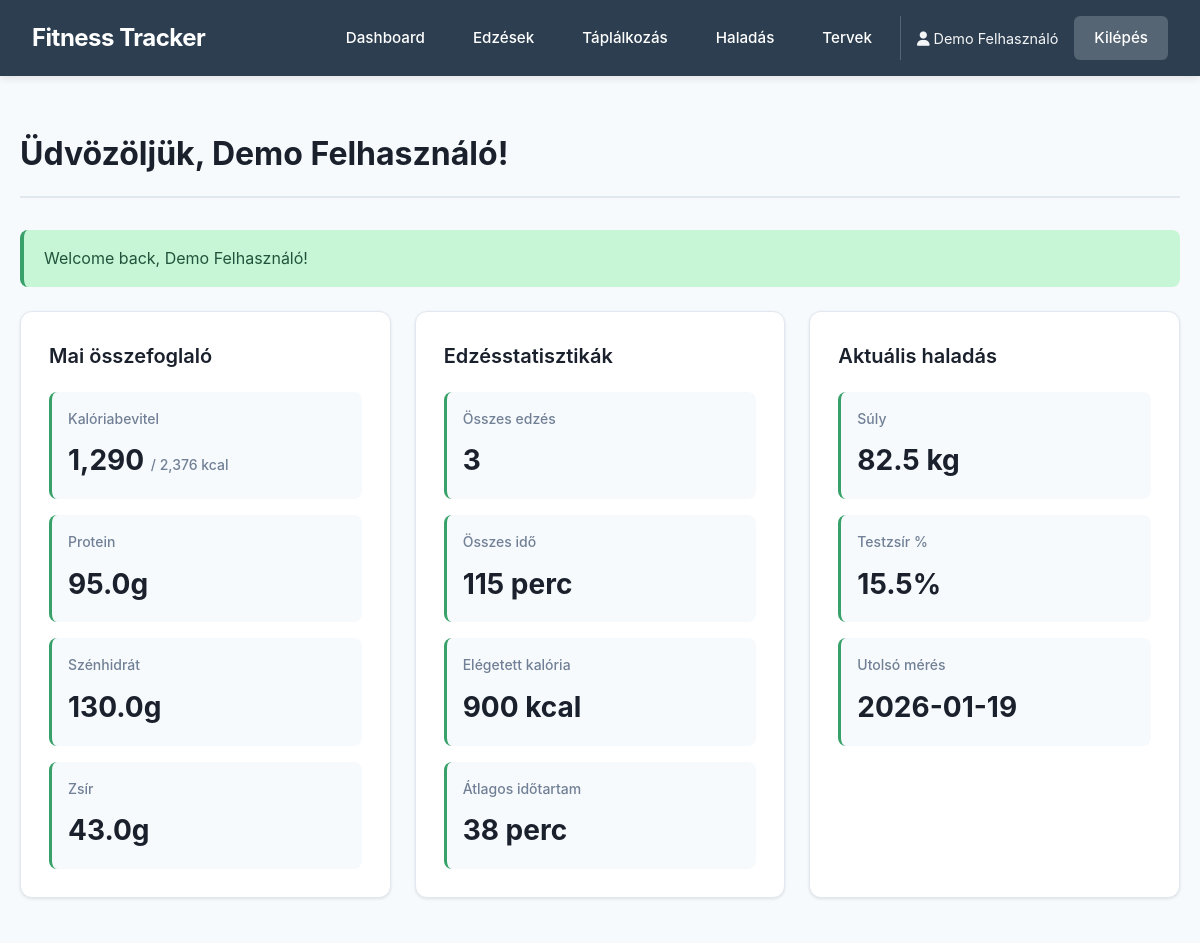
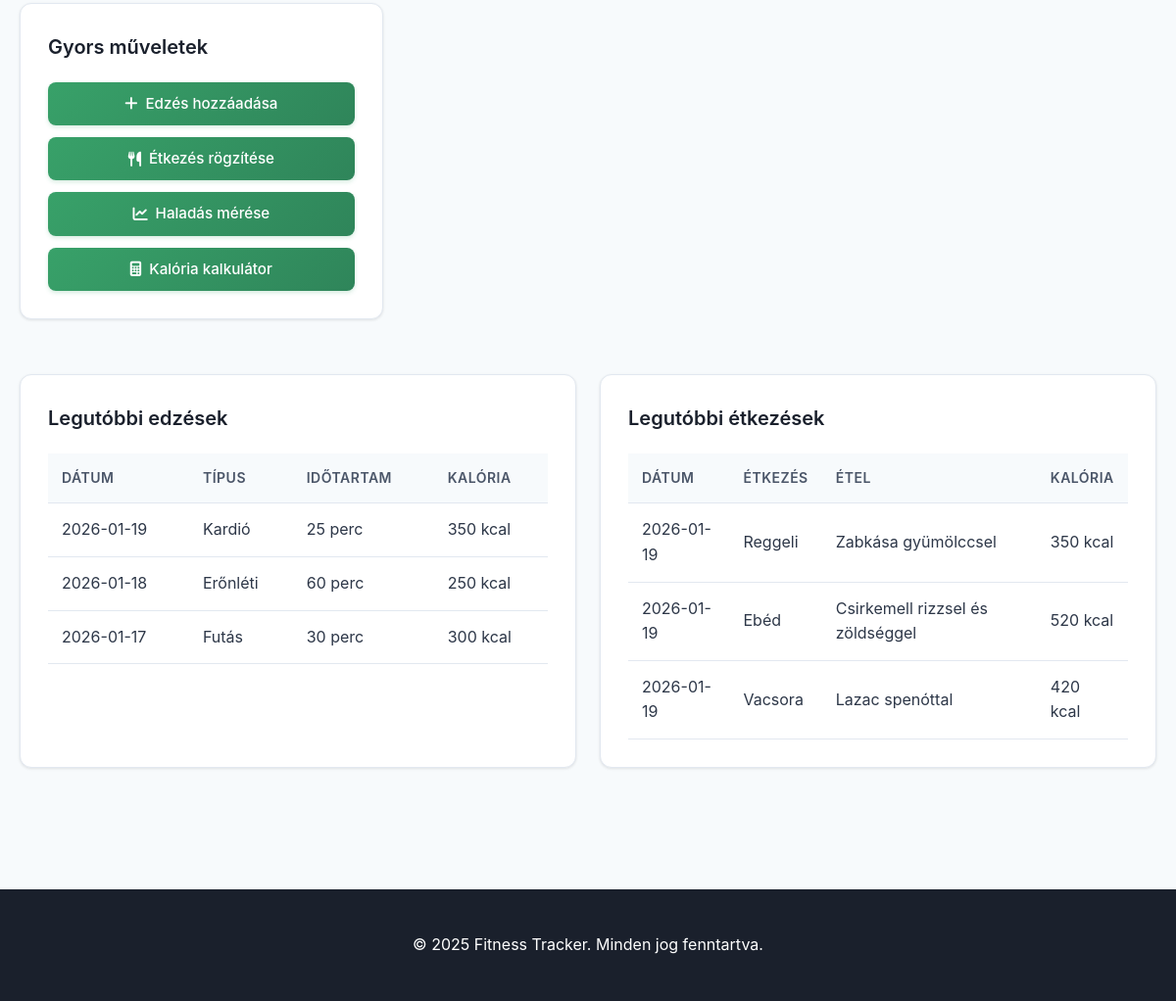
/index.php?action=home (signed in), run on the app's committed database (2 pictures, top to bottom).
### tables this page shows
CREATE TABLE progress (
    id INT AUTO_INCREMENT PRIMARY KEY,
    user_id INT NOT NULL,
    weight DECIMAL(5,2) NOT NULL COMMENT 'Weight in kg',
    body_fat DECIMAL(4,2) DEFAULT NULL COMMENT 'Body fat percentage',
    chest DECIMAL(5,2) DEFAULT NULL COMMENT 'Chest measurement in cm',
    waist DECIMAL(5,2) DEFAULT NULL COMMENT 'Waist measurement in cm',
    hips DECIMAL(5,2) DEFAULT NULL COMMENT 'Hips measurement in cm',
    notes TEXT,
    measurement_date DATE NOT NULL,
    created_at TIMESTAMP DEFAULT CURRENT_TIMESTAMP,
    FOREIGN KEY (user_id) REFERENCES users(id) ON DELETE CASCADE,
    INDEX idx_user_date (user_id, measurement_date)
);

CREATE TABLE workouts (
    id INT AUTO_INCREMENT PRIMARY KEY,
    user_id INT NOT NULL,
    title VARCHAR(100) NOT NULL,
    type VARCHAR(50) NOT NULL,
    duration INT NOT NULL COMMENT 'Duration in minutes',
    calories_burned INT NOT NULL,
    notes TEXT,
    workout_date DATE NOT NULL,
    created_at TIMESTAMP DEFAULT CURRENT_TIMESTAMP,
    FOREIGN KEY (user_id) REFERENCES users(id) ON DELETE CASCADE,
    INDEX idx_user_date (user_id, workout_date)
);

CREATE TABLE nutrition (
    id INT AUTO_INCREMENT PRIMARY KEY,
    user_id INT NOT NULL,
    meal_type VARCHAR(50) NOT NULL,
    food_name VARCHAR(100) NOT NULL,
    calories INT NOT NULL,
    protein DECIMAL(6,2) DEFAULT 0,
    carbs DECIMAL(6,2) DEFAULT 0,
    fats DECIMAL(6,2) DEFAULT 0,
    meal_date DATE NOT NULL,
    created_at TIMESTAMP DEFAULT CURRENT_TIMESTAMP,
    FOREIGN KEY (user_id) REFERENCES users(id) ON DELETE CASCADE,
    INDEX idx_user_date (user_id, meal_date)
);

### views/dashboard/home.php (the view, shortened to what the rows shown need)
<?php include 'views/layouts/header.php'; ?>
<div class="container">
    <div class="page-header">
        <h1>Üdvözöljük, <?php echo htmlspecialchars($userName); ?>!</h1>
    </div>
    <div class="dashboard-grid">
        <div class="card">
            <h2>Mai összefoglaló</h2>
        </div>
        <div class="card">
            <h2>Edzésstatisztikák</h2>
        </div>
        <?php if ($latestProgress): ?>
        <div class="card">
            <h2>Aktuális haladás</h2>
            <div class="stats-grid">
                <div class="stat-item">
                    <span class="stat-label">Súly</span>
                    <span class="stat-value"><?php echo number_format($latestProgress['weight'], 1); ?> kg</span>
                </div>
                <?php if ($latestProgress['body_fat']): ?>
                <div class="stat-item">
                    <span class="stat-label">Testzsír %</span>
                    <span class="stat-value"><?php echo number_format($latestProgress['body_fat'], 1); ?>%</span>
                </div>
                <?php endif; ?>
                <div class="stat-item">
                    <span class="stat-label">Utolsó mérés</span>
                    <span class="stat-value"><?php echo date('Y-m-d', strtotime($latestProgress['measurement_date'])); ?></span>
                </div>
            </div>
        </div>
        <?php endif; ?>
        <div class="card">
            <h2>Gyors műveletek</h2>
        </div>
    </div>
    <div class="recent-activity">
        <div class="card">
            <h2>Legutóbbi edzések</h2>
            <?php if (empty($recentWorkouts)): ?>
                <p class="empty-state">Még nincsenek rögzített edzések.</p>
            <?php else: ?>
                <table class="data-table">
                    <thead>
                        <tr>
                            <th>Dátum</th>
                            <th>Típus</th>
                            <th>Időtartam</th>
                            <th>Kalória</th>
                        </tr>
                    </thead>
                    <tbody>
                        <?php foreach ($recentWorkouts as $workout): ?>
                        <tr>
                            <td><?php echo date('Y-m-d', strtotime($workout['workout_date'])); ?></td>
                            <td><?php echo htmlspecialchars($workout['type']); ?></td>
                            <td><?php echo $workout['duration']; ?> perc</td>
                            <td><?php echo $workout['calories_burned']; ?> kcal</td>
                        </tr>
                        <?php endforeach; ?>
                    </tbody>
                </table>
            <?php endif; ?>
        </div>
        <div class="card">
            <h2>Legutóbbi étkezések</h2>
            <?php if (empty($recentNutrition)): ?>
                <p class="empty-state">Még nincsenek rögzített étkezések.</p>
            <?php else: ?>
                <table class="data-table">
                    <thead>
                        <tr>
                            <th>Dátum</th>
                            <th>Étkezés</th>
                            <th>Étel</th>
                            <th>Kalória</th>
                        </tr>
                    </thead>
                    <tbody>
                        <?php foreach ($recentNutrition as $entry): ?>
                        <tr>
                            <td><?php echo date('Y-m-d', strtotime($entry['meal_date'])); ?></td>
                            <td><?php echo htmlspecialchars($entry['meal_type']); ?></td>
                            <td><?php echo htmlspecialchars($entry['food_name']); ?></td>
                            <td><?php echo $entry['calories']; ?> kcal</td>
                        </tr>
                        <?php endforeach; ?>
                    </tbody>
                </table>
            <?php endif; ?>
        </div>
    </div>
</div>
<?php include 'views/layouts/footer.php'; ?>

### data on the page
progress: weight "82.5", body_fat "15.5", measurement_date "2026-01-19"
workouts: workout_date "2026-01-19", type "Kardió", duration "25", calories_burned "350"
workouts: workout_date "2026-01-18", type "Erőnléti", duration "60", calories_burned "250"
workouts: workout_date "2026-01-17", type "Futás", duration "30", calories_burned "300"
nutrition: meal_date "2026-01-19", meal_type "Reggeli", food_name "Zabkása gyümölccsel", calories "350"
nutrition: meal_date "2026-01-19", meal_type "Ebéd", food_name "Csirkemell rizzsel és zöldséggel", calories "520"
nutrition: meal_date "2026-01-19", meal_type "Vacsora", food_name "Lazac spenóttal", calories "420"

### other printed values
$_SESSION['user_name'] "Demo Felhasználó"
$userName "Demo Felhasználó"
$flash['message'] "Welcome back, Demo Felhasználó!"
$nutritionStats['total_calories'] "1,290"
$calorieGoal "2,376"
$nutritionStats['total_protein'] "95.0"
$nutritionStats['total_carbs'] "130.0"
$nutritionStats['total_fats'] "43.0"
$workoutStats['total_workouts'] "3"
$workoutStats['total_duration'] "115"
$workoutStats['total_calories'] "900"
$workoutStats['avg_duration'] "38"
